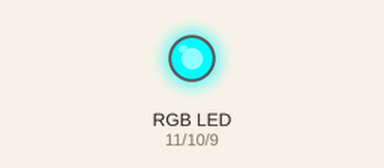
This sketch was run on a simulated Arduino Uno, built with avr-gcc and run on an emulated ATmega328P. Parts: an RGB LED mixed from three pins (HIGH = lit).

Above: at 0.05 s.
At 0.9 s:
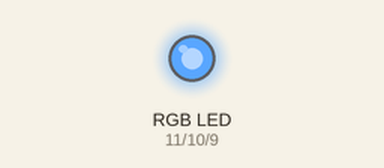
At 1.8 s:
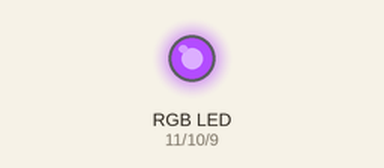
At 3.6 s:
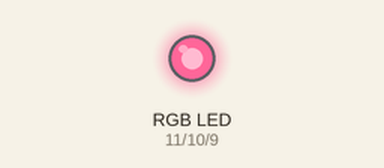
At 5.4 s:
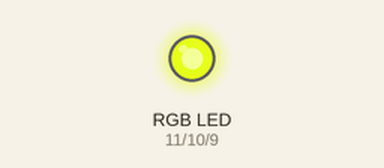
At 7.2 s:
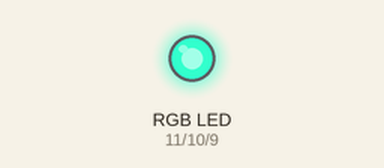
Timing chart, 0 to 10.0 s (numbered marks = the images above):
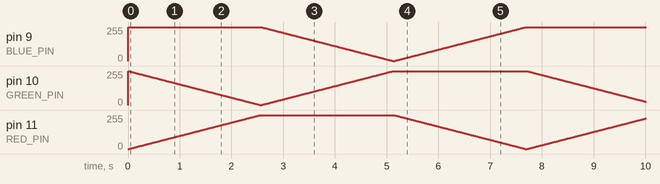

The sketch:

hameleon.ino
```cpp
int RED_PIN = 11;
int GREEN_PIN = 10;
int BLUE_PIN = 9;

void setup(){

  pinMode(RED_PIN, OUTPUT);
  pinMode(GREEN_PIN, OUTPUT);
  pinMode(BLUE_PIN, OUTPUT);
}

void loop(){

  setFadeColor(RED_PIN,GREEN_PIN,BLUE_PIN);
  setFadeColor(GREEN_PIN,BLUE_PIN,RED_PIN);
  setFadeColor(BLUE_PIN,RED_PIN,GREEN_PIN);
}

void setFadeColor(int cPin1,int cPin2,int cPin3){
  for(int i=0;i<=255;i++){
    analogWrite(cPin1, i);
    analogWrite(cPin2, 255-i);
    analogWrite(cPin3, 255);
    delay(10);
  }
}
```
